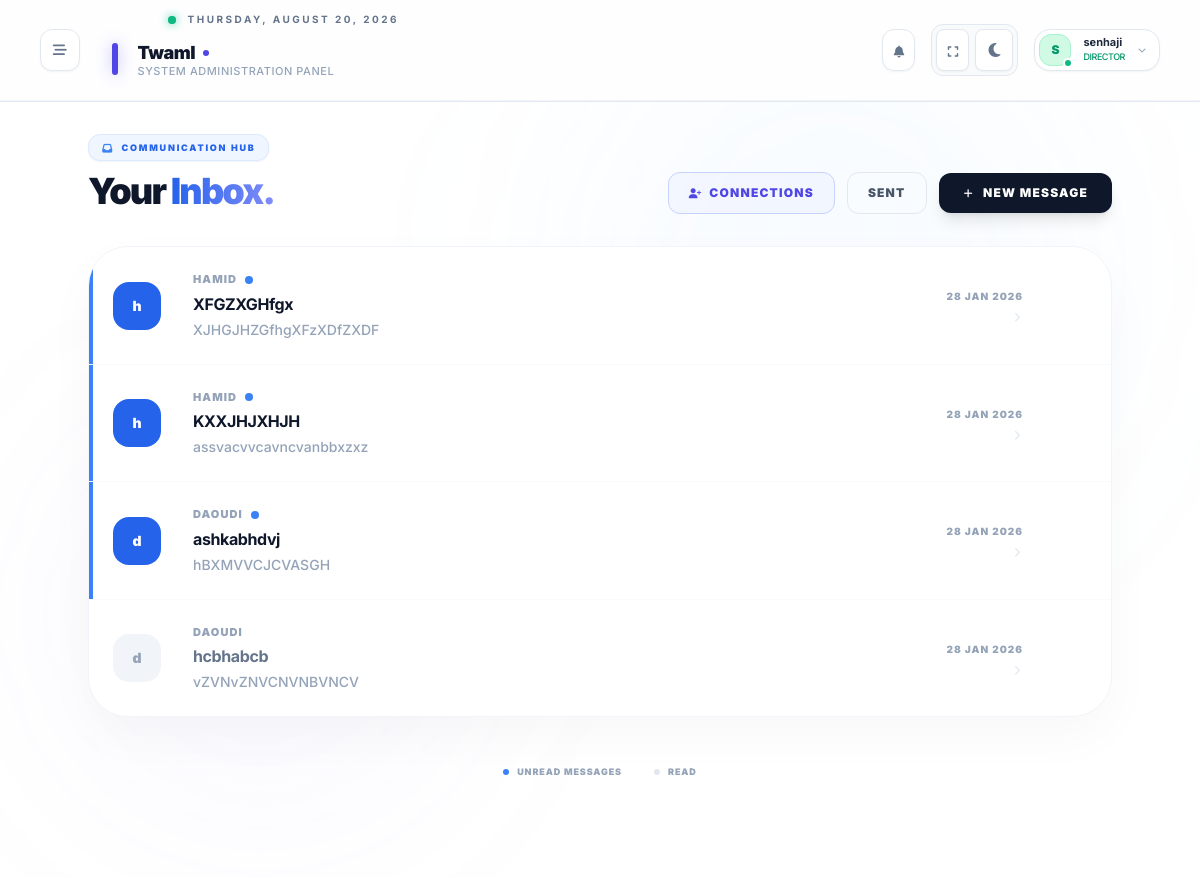
Screenshot of /communication/inbox/ (signed in) with the database file from the repository.
### accounts/models.py (models this page shows, shortened)
class User(AbstractUser):
    ROLE_CHOICES = (
        ("owner", "Network Owner"),
        ("director", "Director"),
        ("vice_director", "Vice Director"),
        ("educator", "Educator"),
        ("parent", "Parent"),
    )
    username = None
    user_id = models.UUIDField(primary_key=True, default=uuid.uuid4, editable=False)
    email = models.EmailField(_("email address"), unique=True)
    full_name = models.CharField(max_length=255)
    phone_number = models.CharField(max_length=20, blank=True, null=True)
    profile_photo = models.ImageField(upload_to=user_directory_path, blank=True, null=True)
    role_type = models.CharField(max_length=20, choices=ROLE_CHOICES)
    is_active = models.BooleanField(default=True)
    created_at = models.DateTimeField(auto_now_add=True)
    groups = models.ManyToManyField(
        "auth.Group",
        related_name="core_user_set",
        blank=True,
        verbose_name="groups",
        help_text="The groups this user belongs to.",
    )
    user_permissions = models.ManyToManyField(
        "auth.Permission",
        related_name="core_user_set",
        blank=True,
        verbose_name="user permissions",
        help_text="Specific permissions for this user.",
    )
    USERNAME_FIELD = "email"
    REQUIRED_FIELDS = ["full_name", "phone_number"]
    objects = CustomUserManager()

class Director(models.Model):
    user = models.OneToOneField(
        User,
        on_delete=models.CASCADE,
        primary_key=True,
        related_name="director_profile",
    )
    qualification_cert = models.CharField(max_length=100, blank=True)
    hired_at = models.DateField(null=True, blank=True)
    organization = models.ForeignKey(
        "dashboard.Organization", on_delete=models.CASCADE, null=True, blank=True, related_name="directors"
    )

### dashboard/models.py (models this page shows, shortened)
class Center(models.Model):
    center_id = models.UUIDField(primary_key=True, default=uuid.uuid4, editable=False)
    organization = models.ForeignKey(
        Organization, on_delete=models.CASCADE, related_name="centers"
    )
    name = models.CharField(max_length=255)
    address = models.TextField()
    timezone = models.CharField(max_length=50, default="America/Moncton")
    director = models.OneToOneField(
        "accounts.Director",
        on_delete=models.SET_NULL,
        null=True,
        related_name="managed_center",
    )
    created_at = models.DateTimeField(auto_now_add=True)

### communication/models.py (models this page shows, shortened)
class Message(models.Model):
    message_id = models.UUIDField(primary_key=True, default=uuid.uuid4, editable=False)
    sender = models.ForeignKey(
        User,
        on_delete=models.CASCADE,
        related_name="sent_messages"
    )
    receiver = models.ForeignKey(
        User,
        on_delete=models.CASCADE,
        related_name="received_messages"
    )
    subject = models.CharField(max_length=255, blank=True)
    body = models.TextField()
    is_read = models.BooleanField(default=False)
    read_at = models.DateTimeField(null=True, blank=True)
    created_at = models.DateTimeField(auto_now_add=True)
    class Meta:
        ordering = ['-created_at']

### communication/views.py (the view)
# urls.py: path("inbox/", views.inbox, name="inbox"),
@login_required
def inbox(request):
    messages = Message.objects.filter(receiver=request.user).order_by("-created_at")
    pending_requests = None
    if request.user.role_type == "director":
        pending_requests = DirectorConnection.objects.filter(
            to_director__user=request.user,
            is_confirmed=False
        )
    return render(request, "inbox.html", {
        "messages": messages,
        "pending_requests": pending_requests
    })

### communication/context_processors.py (called while the page is built)
def unread_messages_count(request):
    if request.user.is_authenticated:
        count = Message.objects.filter(receiver=request.user, is_read=False).count()
        return {'unread_count': count}
    return {'unread_count': 0}

### dashboard/context_processors/theme_sidebar.py (called while the page is built)
def theme(request):
    return {'theme': request.COOKIES.get('theme', 'light')}

def sidebar(request):
    return {'sidebar_state': request.COOKIES.get('sidebar', 'closed')}

### communication/templates/inbox.html (shortened to what this page needs)
{% extends "base.html" %}
{% block content %}
<div class="relative min-h-[90vh] bg-white dark:bg-slate-950 overflow-hidden py-8 px-6">
    <div class="absolute inset-0 pointer-events-none">
    </div>
    <div class="relative z-10 max-w-5xl mx-auto space-y-8">
        <div class="flex flex-col md:flex-row md:items-end justify-between gap-6">
            <div class="space-y-2">
                <div class="inline-flex items-center gap-2 px-3 py-1.5 rounded-xl bg-blue-50 dark:bg-blue-900/30 border border-blue-100 dark:border-blue-800 shadow-sm">
                    <i class="fa-solid fa-inbox text-blue-500 text-[10px]"></i>
                    <span class="text-[9px] font-black text-blue-600 dark:text-blue-400 uppercase tracking-[0.2em]">Communication Hub</span>
                </div>
                <h1 class="text-4xl font-black text-slate-900 dark:text-white leading-tight tracking-tighter">
                    Your <span class="bg-gradient-to-r from-blue-600 to-indigo-400 bg-clip-text text-transparent">Inbox.</span>
                </h1>
            </div>
            <div class="flex items-center gap-3">
                {% if user.role_type == "director" %}
                <a href="{% url 'communication:connection_list' %}" class="px-5 py-3 rounded-xl border border-indigo-200 dark:border-indigo-900 bg-indigo-50/50 dark:bg-indigo-900/20 text-indigo-600 dark:text-indigo-400 text-xs font-black uppercase tracking-widest hover:bg-indigo-100 transition-all flex items-center gap-2">
                    <i class="fa-solid fa-user-plus text-[10px]"></i>
                    Connections
                </a>
                {% endif %}
                <a href="{% url 'communication:sent_messages' %}" class="px-5 py-3 rounded-xl border border-slate-200 dark:border-slate-800 text-slate-600 dark:text-slate-400 text-xs font-black uppercase tracking-widest hover:bg-slate-50 dark:hover:bg-slate-900 transition-all">
                    Sent
                </a>
                <a href="{% url 'communication:send_message' %}" class="bg-slate-900 dark:bg-white text-white dark:text-slate-900 px-6 py-3 rounded-xl text-xs font-black uppercase tracking-widest flex items-center gap-2 hover:bg-blue-600 hover:text-white transition-all shadow-lg active:scale-95">
                    <i class="fa-solid fa-plus text-[10px]"></i>
                    New Message
                </a>
            </div>
        </div>
        <div class="bg-white dark:bg-slate-900 rounded-[2.5rem] border border-slate-100 dark:border-slate-800 shadow-[0_20px_50px_rgba(0,0,0,0.03)] overflow-hidden">
            <div class="divide-y divide-slate-50 dark:divide-slate-800">
                {% for msg in messages %}
                <div class="group relative flex items-center transition-all hover:bg-slate-50/50 dark:hover:bg-slate-800/30">
                    {% if not msg.is_read %}
                    <div class="absolute left-0 top-0 bottom-0 w-1 bg-blue-500"></div>
                    {% endif %}
                    <a href="{% url 'communication:read_message' msg.message_id %}" class="flex-1 flex items-center gap-4 md:gap-8 p-6 min-w-0">
                         <div class="hidden md:flex w-12 h-12 rounded-2xl shrink-0 {% if not msg.is_read %}bg-blue-600 text-white shadow-blue-200{% else %}bg-slate-100 dark:bg-slate-800 text-slate-400{% endif %} items-center justify-center font-black text-sm transition-transform group-hover:scale-110">
                            {{ msg.sender.full_name|slice:":1" }}
                        </div>
                        <div class="flex-1 min-w-0 space-y-1">
                            <div class="flex items-center gap-2">
                                <span class="text-[11px] font-black text-slate-400 uppercase tracking-widest truncate">
                                    {{ msg.sender.full_name }}
                                </span>
                                {% if not msg.is_read %}
                                <span class="flex h-2 w-2 rounded-full bg-blue-500"></span>
                                {% endif %}
                            </div>
                            <h3 class="text-base font-bold {% if not msg.is_read %}text-slate-900 dark:text-white{% else %}text-slate-500 dark:text-slate-400{% endif %} truncate tracking-tight">
                                {{ msg.subject|default:"(No Subject)" }}
                            </h3>
                            <p class="text-sm text-slate-400 dark:text-slate-500 truncate line-clamp-1 font-medium">
                                {{ msg.body|truncatechars:100 }}
                            </p>
                        </div>
                        <div class="text-right flex flex-col items-end gap-2 shrink-0 ml-4">
                            <span class="text-[10px] font-black text-slate-400 dark:text-slate-600 uppercase tracking-widest whitespace-nowrap">
                                {{ msg.created_at|date:"d M Y" }}
                            </span>
                            <i class="fa-solid fa-chevron-right text-[10px] text-slate-200 group-hover:translate-x-1 transition-transform"></i>
                        </div>
                    </a>
                </div>
                {% endfor %}
            </div>
        </div>
        <div class="flex items-center justify-center gap-8 py-4">
             <div class="flex items-center gap-2">
                <div class="w-1.5 h-1.5 rounded-full bg-blue-500"></div>
                <span class="text-[9px] font-black text-slate-400 uppercase tracking-widest">Unread Messages</span>
             </div>
             <div class="flex items-center gap-2">
                <div class="w-1.5 h-1.5 rounded-full bg-slate-200 dark:bg-slate-700"></div>
                <span class="text-[9px] font-black text-slate-400 uppercase tracking-widest">Read</span>
             </div>
        </div>
    </div>
</div>
{% endblock %}

### accounts/templates/accounts/includes/header.html (shortened to what this page needs)
<header class="sticky top-0 z-40 w-full bg-white/80 dark:bg-slate-900/80 backdrop-blur-xl border-b border-slate-200 dark:border-slate-800/60">
    <div class="flex items-center justify-between px-6 md:px-10 py-3 border-b border-slate-100 dark:border-slate-800/40">
        <div class="flex items-center gap-6">
            <button onclick="toggleSidebar()"
            class="group relative p-2.5 rounded-xl border border-slate-200 dark:border-slate-800
                   bg-white dark:bg-slate-900/50 backdrop-blur-md
                   text-slate-500 dark:text-slate-400
                   hover:text-blue-600 dark:hover:text-blue-400
                   hover:border-blue-500/30 dark:hover:border-blue-400/30
                   hover:bg-blue-50/50 dark:hover:bg-blue-400/5
                   transition-all duration-300 shadow-sm hover:shadow-lg hover:shadow-blue-500/10">
        <div class="relative z-10 flex items-center justify-center">
            <i class="fa-solid fa-bars-staggered text-sm group-hover:rotate-180 transition-transform duration-500"></i>
        </div>
    </button>
    <div class="hidden md:flex flex-col relative group/container">
        <div class="flex ml-16 items-center gap-3 mb-1">
            <div class="relative flex h-2 w-2">
                <span class="relative inline-flex rounded-full h-2 w-2 bg-emerald-500 shadow-[0_0_10px_rgba(16,185,129,0.8)]"></span>
            </div>
            <span id="current-date" class="text-[10px] font-bold uppercase tracking-[0.25em] text-slate-500 dark:text-emerald-400/70 transition-colors duration-300">
                </span>
        </div>
        <div class="flex ml-2 items-center justify-between w-full group/header pr-6 py-2 rounded-xl transition-all duration-300 hover:bg-slate-50/50 dark:hover:bg-white/5">
            <div class="flex items-center">
                <div class="h-8 w-1.5 bg-indigo-600 rounded-full mr-5 group-hover/header:h-10 group-hover/header:bg-indigo-500 transition-all duration-500 shadow-[0_0_15px_rgba(79,70,229,0.4)]"></div>
                <div class="flex flex-col">
                    <h2 class="font-sofia text-lg font-black tracking-tight text-slate-900 dark:text-white flex items-center gap-2">
                        <span class="capitalize">
                            {% if user.role_type == 'director' %}
                                {{ user.director_profile.managed_center.name|default:"Overview" }}
                            {% else %}
                                Dashboard
                            {% endif %}
                        </span>
                        <span class="flex h-1.5 w-1.5 rounded-full bg-indigo-600 group-hover/header:scale-150 transition-transform duration-300"></span>
                    </h2>
                    <p class="text-[11px] font-medium text-slate-400 dark:text-slate-500 uppercase tracking-wider -mt-1">
                        System Administration Panel
                    </p>
                </div>
            </div>
        </div>
    </div>
        </div>
        <div class="flex items-center gap-4">
            <div x-data="notificationSystem()" x-init="init()" class="relative">
                <button @click="toggle()" class="relative p-2 rounded-xl bg-white dark:bg-slate-800 border border-slate-200 dark:border-slate-700 text-slate-500 hover:text-emerald-500 hover:border-emerald-500/30 transition-all shadow-sm group">
                    <i class="fa-solid fa-bell text-xs"></i>
                </button>
            </div>
            <div class="flex items-center gap-1.5 bg-slate-100/50 dark:bg-slate-900/50 p-1 rounded-xl border border-slate-200 dark:border-slate-800">
                <button onclick="toggleFullScreen()" class="p-2 rounded-lg bg-white dark:bg-slate-800 border border-slate-200 dark:border-slate-700 hover:text-emerald-500 transition-all active:scale-90 group shadow-sm">
                    <i id="fullscreen-icon" class="fa-solid fa-expand text-slate-500 text-xs"></i>
                </button>
                <button onclick="toggleTheme()" class="p-2 rounded-lg bg-white dark:bg-slate-800 border border-slate-200 dark:border-slate-700 hover:text-emerald-500 transition-all active:scale-90 group shadow-sm">
                    <i id="theme-icon" class="fa-solid fa-moon text-slate-500 text-xs"></i>
                </button>
            </div>
            <div class="relative">
                <button onclick="toggleUserMenu()" class="flex items-center gap-3 p-1 pr-3 rounded-2xl bg-white dark:bg-slate-800 border border-slate-200 dark:border-slate-700 hover:border-emerald-500/50 transition-all shadow-sm group">
                    <div class="relative">
                        {% if user.profile_photo %}
                        <img src="{{ user.profile_photo.url }}" class="w-8 h-8 rounded-xl bg-emerald-50 p-0.5 object-cover">
                        {% else %}
                        <div class="w-8 h-8 rounded-xl bg-emerald-100 dark:bg-emerald-900/50 flex items-center justify-center text-emerald-600 dark:text-emerald-400 font-black text-xs border border-emerald-200 dark:border-emerald-800">
                            {{ user.full_name|slice:":1"|upper }}
                        </div>
                        {% endif %}
                        <div class="absolute -bottom-0.5 -right-0.5 w-2.5 h-2.5 bg-emerald-500 border-2 border-white dark:border-slate-800 rounded-full"></div>
                    </div>
                    <div class="hidden sm:block text-left">
                        <p class="text-[11px] font-bold text-slate-800 dark:text-slate-100 leading-tight">{{ user.full_name|default:"User" }}</p>
                        <p class="text-[9px] text-emerald-600 dark:text-emerald-400 font-medium uppercase tracking-tighter">{{ user.get_role_type_display|default:"Role" }}</p>
                    </div>
                    <i class="fa-solid fa-chevron-down text-[8px] text-slate-400 group-hover:translate-y-0.5 transition-transform"></i>
                </button>
            </div>
        </div>
    </div>
</header>

### accounts/templates/base.html (style rules this page uses)
* { transition: all 0.25s cubic-bezier(0.4, 0, 0.2, 1); }

### rows the page displays
User: director_profile.managed_center.name "Twaml", full_name "S", full_name "senhaji", role_type "DIRECTOR"
Message: is_read False (drawn), sender.full_name "h", sender.full_name "HAMID", subject "XFGZXGHfgx", body "XJHGJHZGfhgXFzXDfZXDF", created_at "28 JAN 2026"
Message: is_read False (drawn), sender.full_name "h", sender.full_name "HAMID", subject "KXXJHJXHJH", body "assvacvvcavncvanbbxzxz", created_at "28 JAN 2026"
Message: is_read False (drawn), sender.full_name "d", sender.full_name "DAOUDI", subject "ashkabhdvj", body "hBXMVVCJCVASGH", created_at "28 JAN 2026"
Message: sender.full_name "d", sender.full_name "DAOUDI", subject "hcbhabcb", body "vZVNvZNVCNVNBVNCV", created_at "28 JAN 2026"
